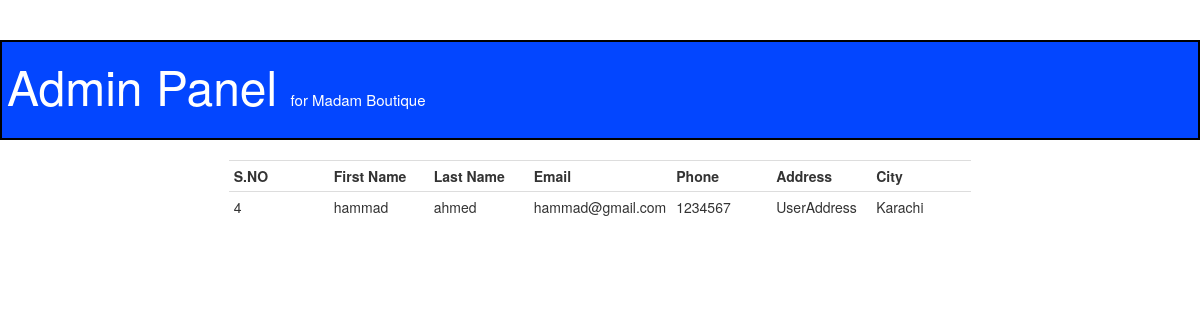
Screenshot of /adminuserdetails.php?id=4 with the database file from the repository.
### tables this page shows
CREATE TABLE `users` (
  `id` int(11) NOT NULL,
  `firstname` varchar(100) NOT NULL,
  `lastname` varchar(100) NOT NULL,
  `email` varchar(100) NOT NULL,
  `password` varchar(100) NOT NULL,
  `Phone` varchar(100) NOT NULL,
  `Address` text NOT NULL,
  `city` varchar(100) NOT NULL
);

### adminuserdetails.php (the view, shortened to what this page needs)
<?php
include('config.php');
$ID = $_GET['id'];
$query = "Select * from users where id='".$ID."'";
$result = mysqli_query($conn,$query);
$rows = mysqli_fetch_assoc($result);
?>
<!DOCTYPE html PUBLIC "-//W3C//DTD XHTML 1.0 Transitional//EN" "http://www.w3.org/TR/xhtml1/DTD/xhtml1-transitional.dtd">
<html xmlns="http://www.w3.org/1999/xhtml">
<head>
<link href="bootstrap/css/bootstrap.min.css" rel="stylesheet" media="screen">
</head>
<body>
<div class="page-header" style="width:100%; border:2px solid #000 ; height:100px; background-color:#0346FF;">
<p style="color:#FFF; font-size:48px; padding-top:10px; padding-left:5px;"> Admin Panel <span style="color:#FFF; font-size:15px;"> for Madam Boutique</span> </p> </div>
<table class="table table-condensed">
<tr class="row">
<th class="col-md-1"> S.NO </th>
<th class="col-md-1"> First Name </th>
<th class="col-md-1"> Last Name </th>
<th class="col-md-1"> Email </th>
<th class="col-md-1"> Phone </th>
<th class="col-md-1"> Address </th>
<th class="col-md-1"> City </th>
</tr>
	<tr class="row">
	<td class="col-sm-1"> <?php echo $rows['id'] ?> </td>
	<td class="col-sm-1"> <?php echo $rows['firstname'] ?> </td>
	<td class="col-sm-1"> <?php echo $rows['lastname'] ?> </td>
	<td class="col-sm-1"> <?php echo $rows['email'] ?> </td>
	<td class="col-sm-1"> <?php echo $rows['Phone'] ?> </td>
	<td class="col-sm-1"> <?php echo $rows['Address'] ?> </td>
	<td class="col-sm-1"> <?php echo $rows['city'] ?> </td>
	</tr>
 </table>
</body>
</html>

### rows the page displays
users: id "4", firstname "hammad", lastname "ahmed", email "hammad@gmail.com", Phone "1234567", Address "UserAddress", city "Karachi"
